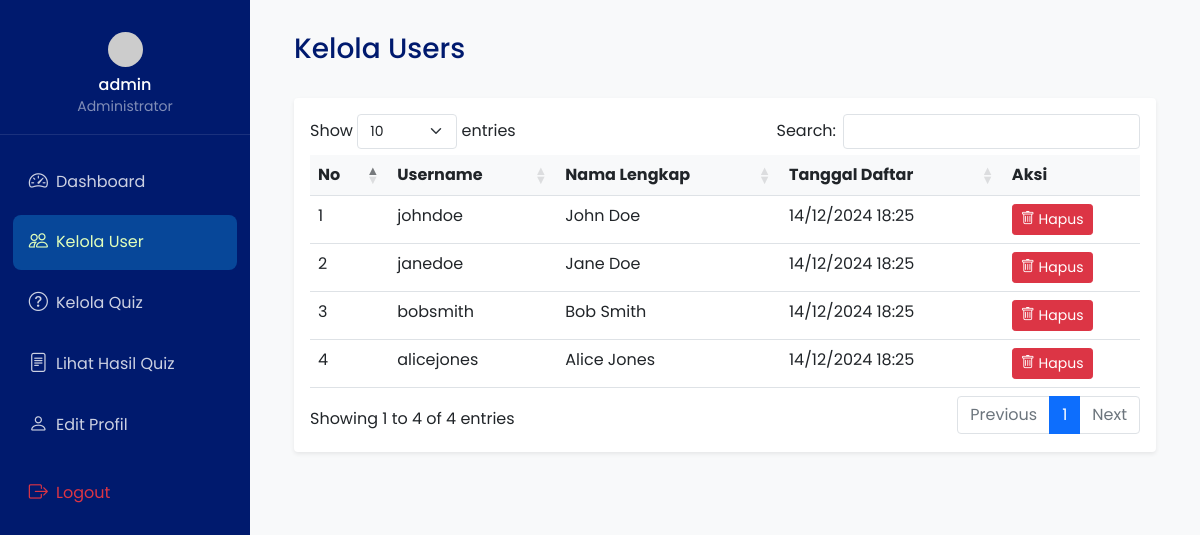
Before: /admin/users.php (signed in) with the older database file.
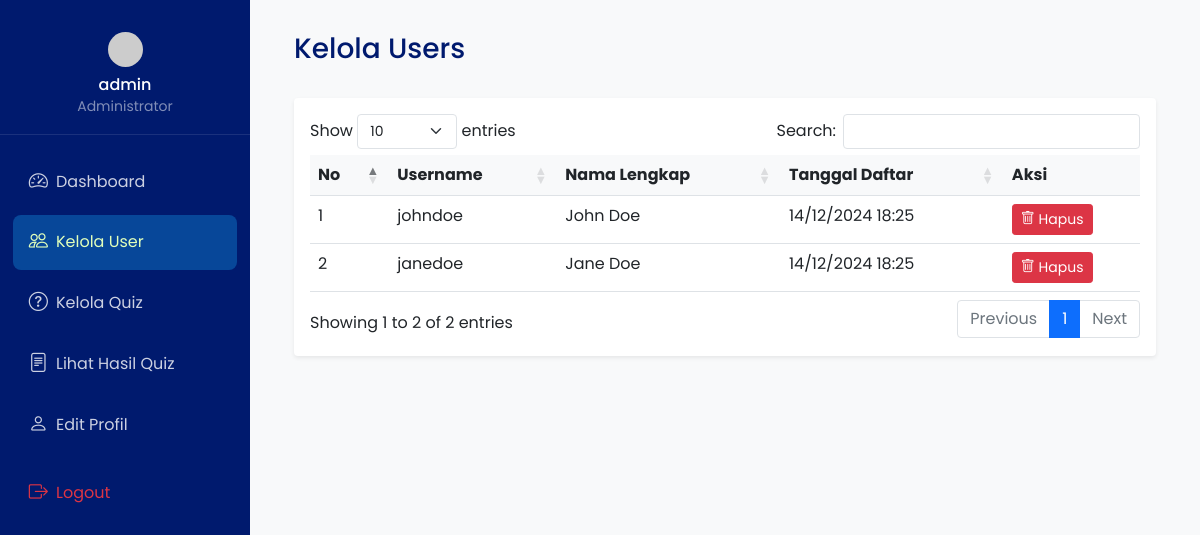
After: the same page with the newer database file.
### tables this page shows
CREATE TABLE users (
    id INT PRIMARY KEY AUTO_INCREMENT,
    username VARCHAR(50) NOT NULL,
    password VARCHAR(255) NOT NULL,
    full_name VARCHAR(100) DEFAULT NULL,
    gender CHAR(1) DEFAULT NULL,
    birth_date DATE DEFAULT NULL,
    phone VARCHAR(20) DEFAULT NULL,
    profile_photo VARCHAR(255) DEFAULT NULL,
    role VARCHAR(20) NOT NULL DEFAULT 'user',
    created_at TIMESTAMP DEFAULT CURRENT_TIMESTAMP,
    updated_at TIMESTAMP DEFAULT CURRENT_TIMESTAMP ON UPDATE CURRENT_TIMESTAMP,
    deleted_at TIMESTAMP NULL DEFAULT NULL
);

### admin/users.php (the view, shortened to what this page needs)
<?php
require_once '../config/config.php';
$query = "SELECT * FROM users WHERE role != 'admin' ORDER BY created_at DESC";
$result = mysqli_query($conn, $query);
?>
<!DOCTYPE html>
<html>
<head>
    <link href="https://cdn.jsdelivr.net/npm/bootstrap@5.1.3/dist/css/bootstrap.min.css" rel="stylesheet">
    <link href="https://cdn.jsdelivr.net/npm/bootstrap-icons@1.7.2/font/bootstrap-icons.css" rel="stylesheet">
    <link href="https://cdn.datatables.net/1.11.5/css/dataTables.bootstrap5.min.css" rel="stylesheet">
    <link href="/assets/css/style.css" rel="stylesheet">
    <link href="/assets/css/sidebar.css" rel="stylesheet">
    <link href="/assets/css/datatables-custom.css" rel="stylesheet">
</head>
<body class="bg-light">
    <?php include 'components/sidebar.php'; ?>
    <div class="main-content">
        <div class="container-fluid">
            <div class="d-flex justify-content-between align-items-center mb-4">
                <h3 class="text-primary-dark">Kelola Users</h3>
            </div>
            <div class="card shadow-sm">
                <div class="card-body">
                    <div class="table-responsive">
                        <table class="table table-hover" id="usersTable">
                            <thead class="bg-light">
                                <tr>
                                    <th>No</th>
                                    <th>Username</th>
                                    <th>Nama Lengkap</th>
                                    <th>Tanggal Daftar</th>
                                    <th>Aksi</th>
                                </tr>
                            </thead>
                            <tbody>
                                <?php
                                if ($result && mysqli_num_rows($result) > 0) {
                                    $no = 1;
                                    while ($row = mysqli_fetch_assoc($result)) {
                                ?>
                                <tr>
                                    <td><?php echo $no++; ?></td>
                                    <td><?php echo htmlspecialchars($row['username']); ?></td>
                                    <td><?php echo htmlspecialchars($row['full_name'] ?? '-'); ?></td>
                                    <td><?php echo date('d/m/Y H:i', strtotime($row['created_at'])); ?></td>
                                    <td>
                                        <a href="?delete=<?php echo $row['id']; ?>"
                                           class="btn btn-danger btn-sm delete-btn"
                                           data-username="<?php echo htmlspecialchars($row['username']); ?>">
                                            <i class="bi bi-trash"></i> Hapus
                                        </a>
                                    </td>
                                </tr>
                                <?php
                                    }
                                }
                                ?>
                            </tbody>
                        </table>
                    </div>
                </div>
            </div>
        </div>
    </div>
</body>
</html>

Changed rows visible on the page:
removed users: username "bobsmith", full_name "Bob Smith", created_at "14/12/2024 18:25"
removed users: username "alicejones", full_name "Alice Jones", created_at "14/12/2024 18:25"
Other visible differences:
text written by a page script: "Show entries Search: Showing 1 to 4 of 4 entries Previous 1 Next" → "Show entries Search: Showing 1 to 2 of 2 entries Previous 1 Next"
